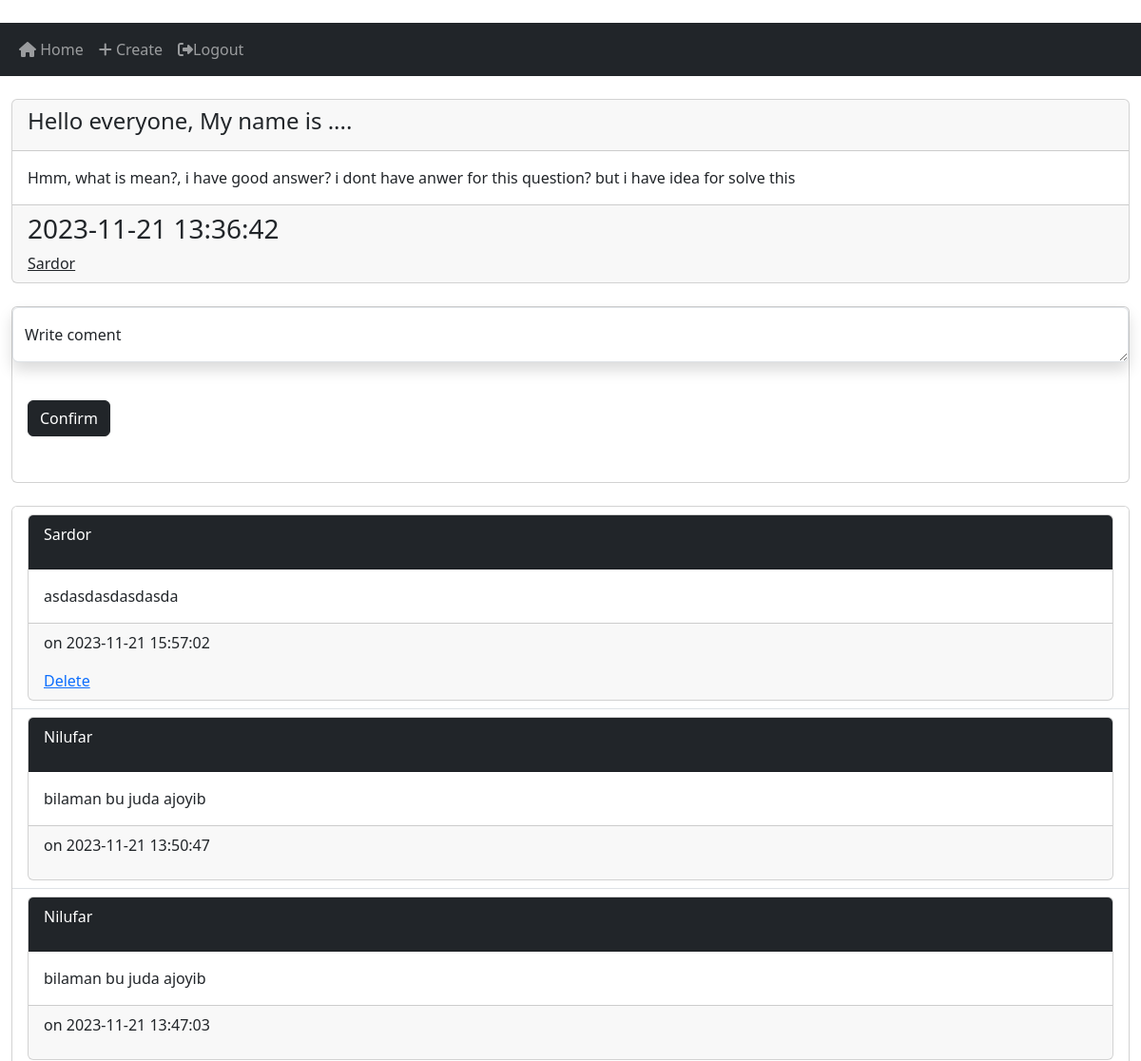
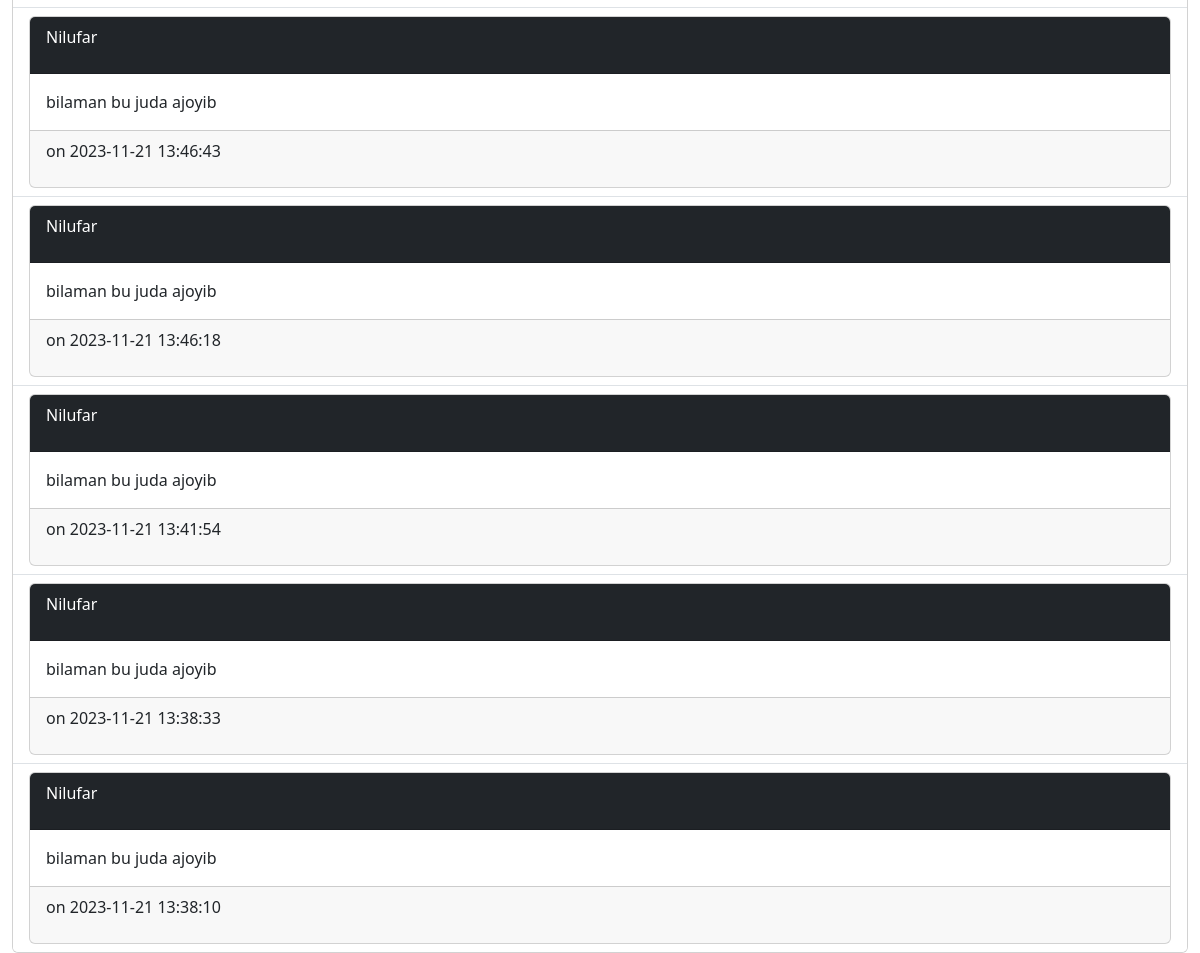
The app's page /post/1 (signed in) with its own data (2 pictures, top to bottom).
### website/models.py (models this page shows)
class Post(db.Model):
    id = db.Column(db.Integer, primary_key=True)
    title = db.Column(db.String)  #learn
    text = db.Column(db.Text, nullable=False) #nullable mean is if input is empty
    author_id = db.Column(db.Integer(), db.ForeignKey('user.id', ondelete="CASCADE"), nullable=False) #please find more information for this line
    date_created = db.Column(db.DateTime(timezone=True), default=func.now())
    comments = db.relationship('Comment', backref='comentcha', passive_deletes=True)

class User(db.Model, UserMixin):
    id = db.Column(db.Integer, primary_key=True)
    email = db.Column(db.String(150), unique=True)
    username = db.Column(db.String(150), unique=True)
    password = db.Column(db.String(50))
    date_created = db.Column(db.DateTime(timezone=True), default=func.now())
    posts = db.relationship('Post', backref='usercha', passive_deletes=True)  #backref is important part!!!

class Comment(db.Model):
    id = db.Column(db.Integer, primary_key=True)
    text = db.Column(db.Text, nullable=False)
    post_id = db.Column(db.Integer, db.ForeignKey('post.id', ondelete='CASCADE'), nullable=False)
    date_created = db.Column(db.DateTime(timezone=True), default=func.now())
    author = db.Column(db.String)

### website/views.py (the view, shortened to what this page needs)
@views.route('/post/<id>', methods=['POST', 'GET'])
@login_required
def post_detail_view(id):
    post = Post.query.filter_by(id=id).first()
    if not post:
        flash('This post not exist', category='error')
        return redirect(url_for('views.home'))
    else:
        return render_template('post_detail.html', post=post, user=current_user)

### website/__init__.py (called while the page is built)
def create_app():
    app = Flask(__name__)
    app.config['SECRET_KEY'] = 'asdsadsadasfasdasda'
    app.config['SQLALCHEMY_DATABASE_URI'] = f'sqlite:///{DB_NAME}'
    db.init_app(app)
    from .views import views
    from .auth import auth
    from .models import User, Post
    with app.app_context():
        db.create_all()
    app.register_blueprint(views, url_prefix='/')
    app.register_blueprint(auth, url_prefix='/')
    login_manager = LoginManager()
    login_manager.login_view = 'auth.login'
    login_manager.init_app(app)
    @login_manager.user_loader
    def load_user(id):
        return User.query.get(int(id))
    return app

### website/templates/post_detail.html (shortened to what this page needs)
{% extends  'base.html' %}
{% block content %}
<br>
<div class="card">
    <div class="card-header">
        <h4 class="">{{ post.title }}</h4>
    </div>
    <div class="card-body">
      <p class="card-text">{{ post.text }}</p>
    </div>
    <div class="card-footer">
        <h3>{{ post.date_created }}</h3>
        <a class="card-title" href="/posts/{{ post.usercha.username }}">{{ post.usercha.username }}</a>
    </div>
</div>
<br>
<div class="card">
    <form action="" method="post">
        <div class="form-floating car-body">
            <textarea class="form-control shadow" placeholder="Leave a comment here" id="floatingTextarea2" name="text"></textarea>
            <label for="floatingTextarea2">Write coment</label>
        </div>
        <br>
        <div class="col-auto">
            <div class="card-body">
                <button type="submit" class="btn btn-dark mb-3">Confirm</button>
            </div>
        </div>
    </form>
</div>
<br>
<div class="card">
    <ul class="list-group list-group-flush">
        {% for comment in post.comments[::-1] %}
            <li class="list-group-item">
                <div class="card">
                    <div class="card-header bg-dark">
                        <p class="text-white">{{ comment.author }}</p>
                    </div>
                    <div class="card-body">
                        <p class="card-text">{{ comment.text }}</p>
                    </div>
                    <div class="card-footer">
                        <p>on {{ comment.date_created }}</p>
                        {% if comment.author == user.username%}
                        <a href="/delete-coment/{{comment.id}}" class="">Delete</a>
                        {% endif %}
                    </div>
                </div>
            </li>
        {% endfor %}
    </ul>
</div>
{% endblock content%}

### website/templates/base.html (shortened to what this page needs)
﻿<!DOCTYPE html>
<html lang="en">
<head>
    <link rel="stylesheet" href="https://cdnjs.cloudflare.com/ajax/libs/font-awesome/6.4.2/css/all.min.css" />
    <link href="https://cdn.jsdelivr.net/npm/bootstrap@5.3.2/dist/css/bootstrap.min.css" rel="stylesheet">
</head>
<body>
    <nav class="navbar navbar-expand-lg navbar-dark bg-dark">
        <div class="container-fluid">
            <div class="collapse navbar-collapse" id="navbar">
                <div class="navbar-nav">
                    <a href="/" class="nav-item nav-link"><i class="fa-solid fa-house"></i> Home</a>
                    {% if user.is_authenticated %}
                    <a href="/create" class="nav-item nav-link"><i class="fa-solid fa-plus"></i> Create</a>
                    <a href="/logout" class="nav-item nav-link"><i class="fa-solid fa-right-from-bracket"></i>Logout</a>
                    {% else %}
                    <a href="/login" class="nav-item nav-link"><i class="fa-solid fa-right-to-bracket"></i> Login</a>
                    <a href="/signup" class="nav-item nav-link"><i class="fa-solid fa-user-plus"></i> Sign Up</a>
                    {% endif %}
                </div>
            </div>
        </div>
    </nav>
    <div class="container-fluid">
        {% block content %} {% endblock content %}
    </div>
</body>
</html>

### records on screen
Post: title "Hello everyone, My name is ....", text "Hmm, what is mean?, i have good answer? i dont have anwer for this question? but i have idea for solve this", date_created "2023-11-21 13:36:42"
User: usercha.username "Sardor"
Comment: author "Sardor", text "asdasdasdasdasda", date_created "2023-11-21 15:57:02"
Comment: author "Nilufar", text "bilaman bu juda ajoyib", date_created "2023-11-21 13:50:47"
Comment: author "Nilufar", text "bilaman bu juda ajoyib", date_created "2023-11-21 13:47:03"
Comment: author "Nilufar", text "bilaman bu juda ajoyib", date_created "2023-11-21 13:46:43"
Comment: author "Nilufar", text "bilaman bu juda ajoyib", date_created "2023-11-21 13:46:18"
Comment: author "Nilufar", text "bilaman bu juda ajoyib", date_created "2023-11-21 13:41:54"
Comment: author "Nilufar", text "bilaman bu juda ajoyib", date_created "2023-11-21 13:38:33"
Comment: author "Nilufar", text "bilaman bu juda ajoyib", date_created "2023-11-21 13:38:10"
